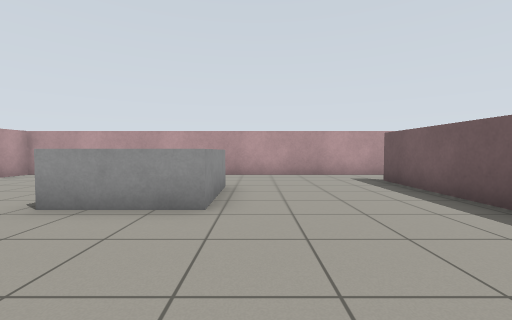
view 1 (above)

20 first-person views from a walk through a Gazebo world. The camera is 0.87 m above the floor, tilts 2° down and sees 90° across. The floor is counted in squares, 1 m on a side. Each view is taken from the middle of a square. On the plan, view 1 faces up. The plan holds only what a view shows up to about 10 squares ahead; the rest is blank.

view 2
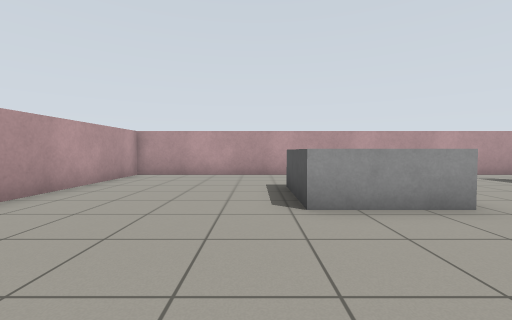

view 3
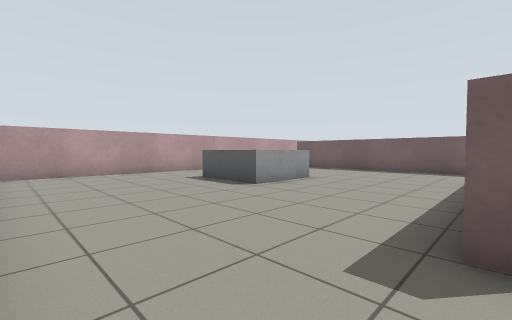

view 4
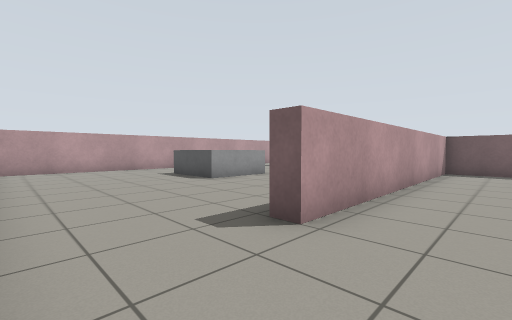

view 5
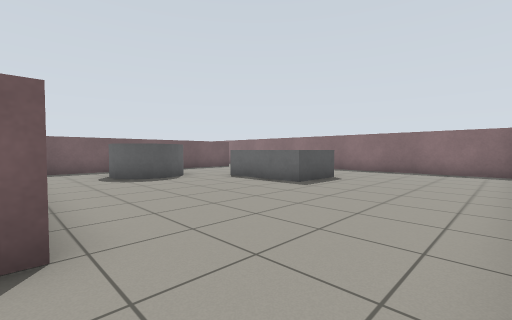

view 6
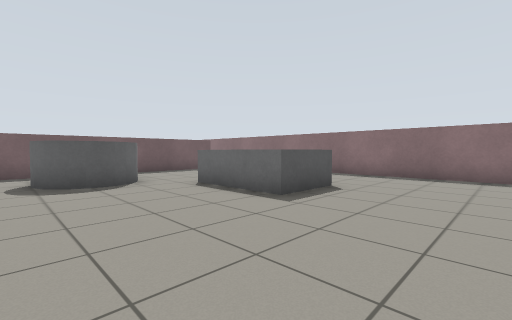

view 7
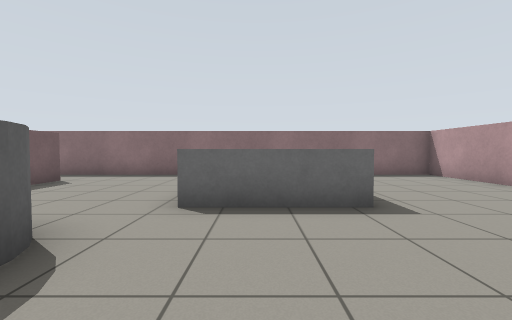

view 8
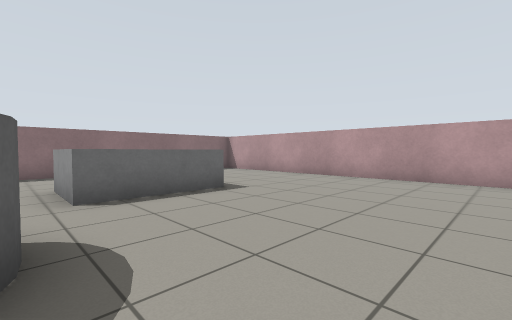

view 9
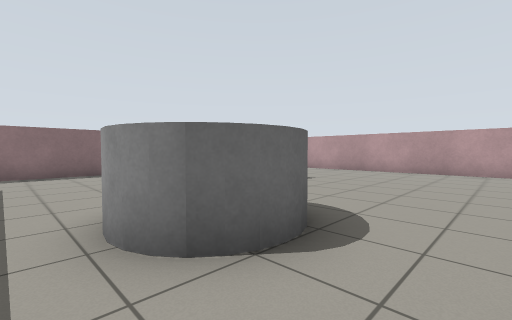

view 10
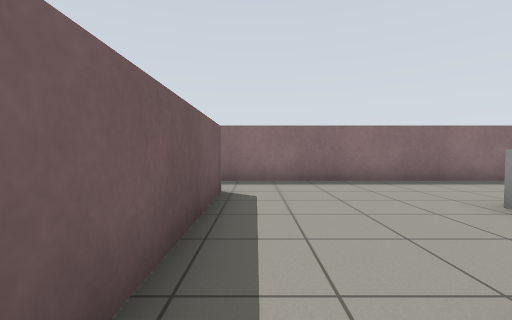

view 11
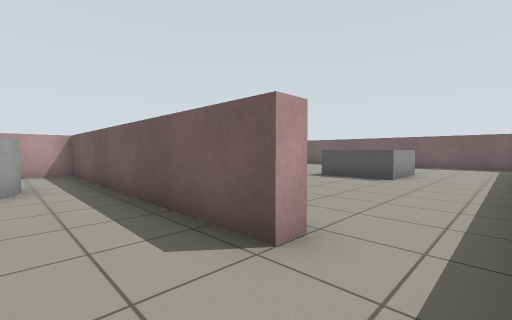

view 12
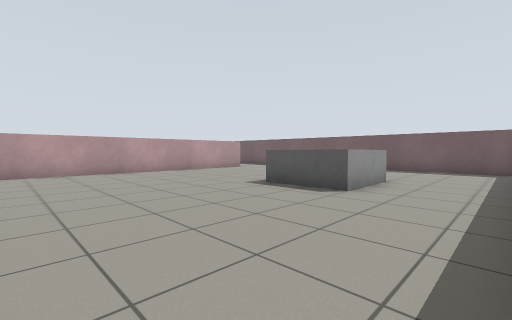

view 13
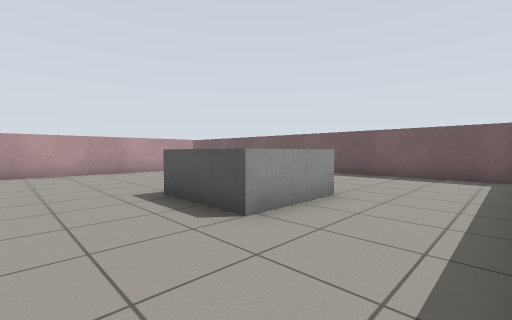

view 14
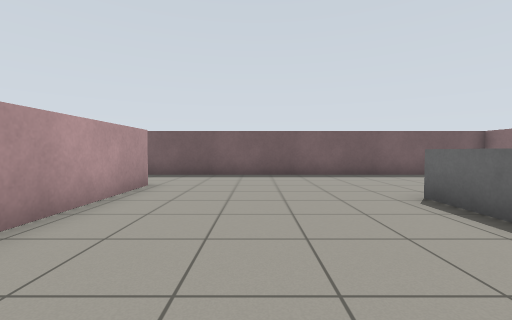

view 15
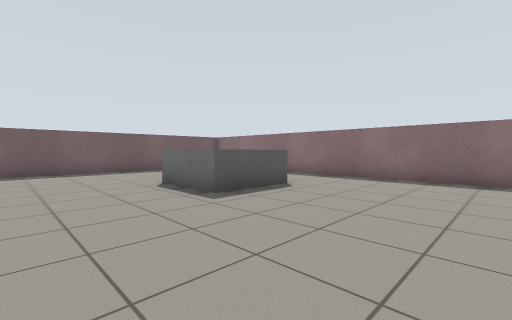

view 16
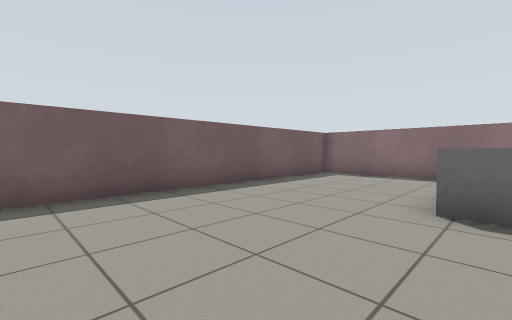

view 17
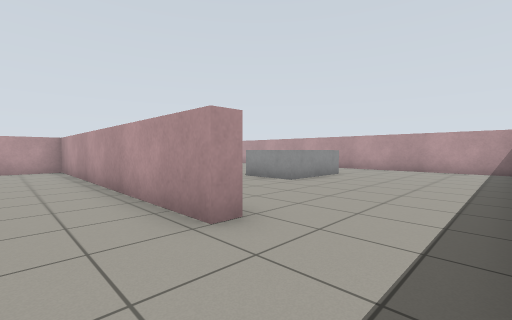

view 18
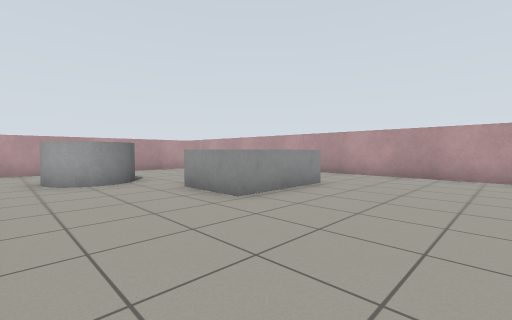

view 19
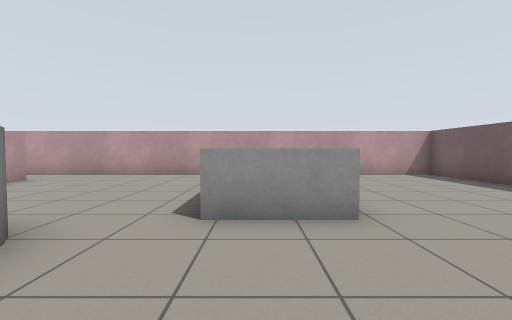

view 20
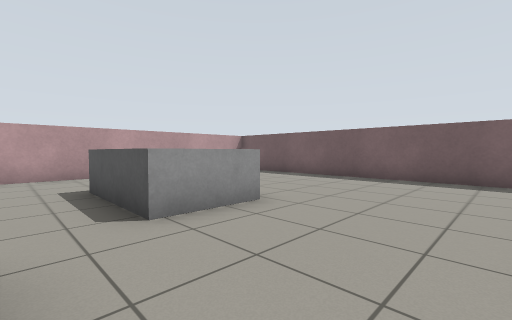

### Floor plan
Points are (right, up) in squares from view 1. A wall is a line through its corners. A room is listed if a view was taken in it or the views show most of it. See-through windows are left out.
Room 1 (views 1, 2, 3, 5)
walls: (-5.5, -1.3) (-5.5, -0.8); (3.8, 3.6) (3.8, 7.5); (3.8, 0.1) (3.8, 1.5); (4.5, 9.3) (-8.4, 9.3) (-8.4, 4.2)
ways out: opening at (-7, -1.7) to room 2; opening at (4, 8.5) to room 4
objects: grey box (-3, 4) to (-1, 6)
Room 2 (views 4, 6, 7, 8, 9, 10, 11)
walls: (4.4, -10.5) (3.8, -10.5) (3.8, -1.3) (-5.5, -1.3); (-8.4, -1.9) (-8.4, -12.4) (4.5, -12.4)
ways out: opening at (-7, -1.7) to room 1; opening at (4, -11.5) to room 3
objects: grey box (-4, -9) to (-1, -7); grey cylinder (0, -6) to (2, -4)
Room 3 (views 12, 13, 14, 15, 16, 17)
walls: (14.5, -1.3) (4.3, -1.3) (4.3, -3.1); (4.5, -12.4) (17.4, -12.4) (17.4, -2.4)
ways out: opening at (4, -11.5) to room 2; opening at (16, -1.3) to room 4
objects: grey box (11, -9) to (12, -7)
Room 4 (views 18, 19, 20)
walls: (14.5, -0.8) (14.5, -1.3); (4.3, 2.5) (4.3, -0.1); (4.3, 7.5) (4.3, 6.9); (17.4, -2.4) (17.4, 9.3) (4.5, 9.3)
ways out: opening at (4, 8.5) to room 1; opening at (16, -1.3) to room 3
objects: grey cylinder (8, 1) to (9, 3); grey box (11, 3) to (12, 6)

Where each view was taken, in squares from view 1:
view 1: 0 up, 0 right, facing up
view 2: 0 up, 4 left, facing up
view 3: 1 down, 8 left, facing up-right
view 4: 3 down, 8 left, facing up-right
view 5: 1 down, 8 left, facing down-right
view 6: 3 down, 7 left, facing down-right
view 7: 3 down, 2 left, facing down
view 8: 2 down, 0 right, facing down-left
view 9: 2 down, 3 right, facing down-left
view 10: 5 down, 3 right, facing down
view 11: 12 down, 2 right, facing up-right
view 12: 12 down, 5 right, facing up-right
view 13: 12 down, 8 right, facing up-right
view 14: 4 down, 8 right, facing right
view 15: 4 down, 6 right, facing down-right
view 16: 3 down, 12 right, facing down-right
view 17: 3 down, 17 right, facing up-left
view 18: 0 up, 16 right, facing up-left
view 19: 0 up, 11 right, facing up
view 20: 0 up, 9 right, facing up-right
